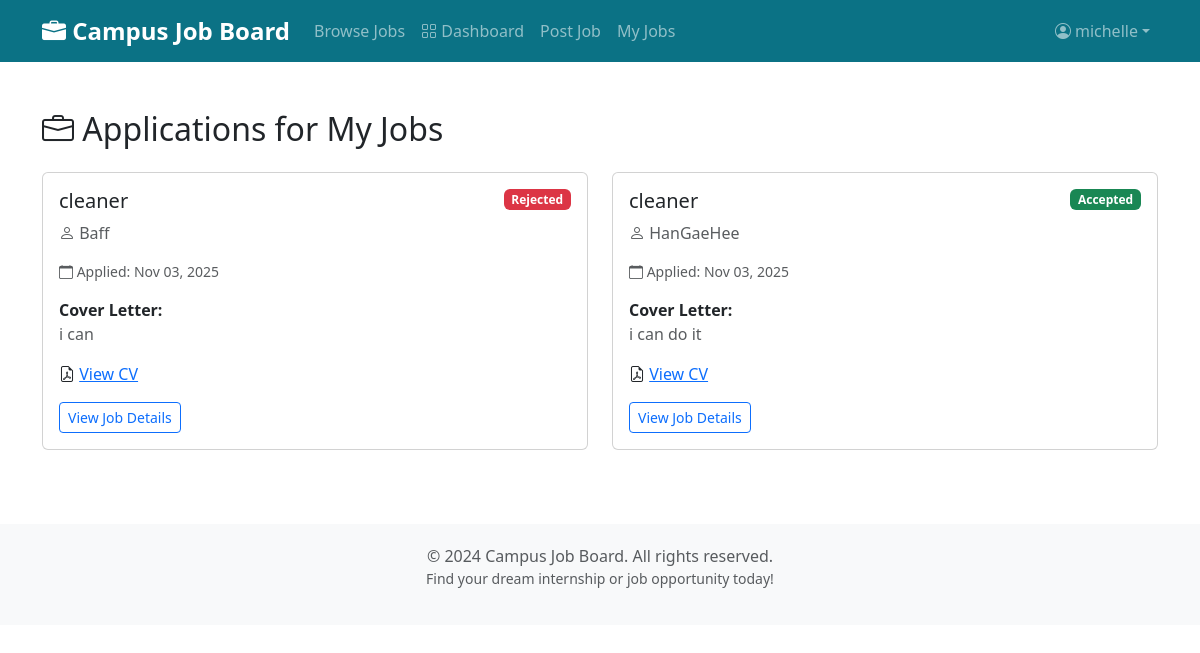
The app's page /my-applications/ (signed in) with its own data.
### users/models.py (models this page shows, shortened)
class CustomUser(AbstractUser):
    is_company = models.BooleanField(
        default=False,
        help_text="Designates whether this user is a company/employer")
    id_document = models.FileField(
        upload_to='user_ids/',
        null=True,
        blank=True,
        help_text='Upload an identification document (image or PDF) for verification')
    institution = models.CharField(
        max_length=255,
        help_text='Enter your school or company name for verification',
        null=True,
        blank=True
    )
    PENDING = 'P'
    VERIFIED = 'V'
    REJECTED = 'R'
    VERIFICATION_STATUS_CHOICES = [
        (PENDING, 'Pending'),
        (VERIFIED, 'Verified'),
        (REJECTED, 'Rejected'),
    ]
    verification_status = models.CharField(
        max_length=1,
        choices=VERIFICATION_STATUS_CHOICES,
        default=PENDING,
        help_text='Status of identity verification')

### jobs/models.py (models this page shows, shortened)
class Application(models.Model):
    PENDING = 'P'
    ACCEPTED = 'A'
    REJECTED = 'R'
    STATUS_CHOICES = [
        (PENDING, 'Pending'),
        (ACCEPTED, 'Accepted'),
        (REJECTED, 'Rejected'),
    ]
    job = models.ForeignKey(JobPost,
                            on_delete=models.CASCADE,
                            related_name='applications')
    applicant = models.ForeignKey(settings.AUTH_USER_MODEL,
                                  on_delete=models.CASCADE,
                                  limit_choices_to={'is_company': False},
                                  related_name='job_applications')
    cover_letter = models.TextField(
        help_text="Why you're interested in this position")
    cv = models.FileField(upload_to='applications/cv/',
                          null=True,
                          blank=True,
                          help_text="Upload your CV/Resume (PDF, DOC, DOCX)")
    transcript = models.FileField(
        upload_to='applications/transcripts/',
        null=True,
        blank=True,
        help_text="Upload your academic transcript (PDF)")
    certificate = models.FileField(
        upload_to='applications/certificates/',
        null=True,
        blank=True,
        help_text="Upload any relevant certificates (PDF)")
    other_document = models.FileField(
        upload_to='applications/other/',
        null=True,
        blank=True,
        help_text="Upload any other supporting document")
    date_applied = models.DateTimeField(default=timezone.now)
    status = models.CharField(max_length=1,
                              choices=STATUS_CHOICES,
                              default=PENDING)
    company_unread = models.BooleanField(
        default=True,
        help_text="Whether the company has an unread notification for this application")
    applicant_unread = models.BooleanField(
        default=False,
        help_text="Whether the applicant has an unread notification for status updates")
    class Meta:
        ordering = ['-date_applied']
        unique_together = [['job', 'applicant']]
        indexes = [
            models.Index(fields=['-date_applied']),
            models.Index(fields=['status']),
        ]

class JobPost(models.Model):
    FULL_TIME = 'FT'
    PART_TIME = 'PT'
    INTERNSHIP = 'INT'
    CONTRACT = 'CON'
    JOB_TYPE_CHOICES = [
        (FULL_TIME, 'Full Time'),
        (PART_TIME, 'Part Time'),
        (INTERNSHIP, 'Internship'),
        (CONTRACT, 'Contract'),
    ]
    IT = 'IT'
    MARKETING = 'MKT'
    FINANCE = 'FIN'
    SALES = 'SLS'
    HR = 'HR'
    ENGINEERING = 'ENG'
    EDUCATION = 'EDU'
    HEALTHCARE = 'HLT'
    MEDIA = 'MED'
    LAW = 'LAW'
    CONSTRUCTION = 'CON'
    CUSTOMER_SERVICE = 'CS'
    ARCHITECTURE = 'ARC'
    ACCOUNTING = 'ACC'
    OTHER = 'OTH'
    CATEGORY_CHOICES = [
        (IT, 'IT & Software'),
        (FINANCE, 'Finance & Accounting'),
        (ACCOUNTING, 'Accounting'),
        (MARKETING, 'Marketing & Sales'),
        (SALES, 'Sales'),
        (EDUCATION, 'Education & Training'),
        (ENGINEERING, 'Engineering'),
        (ARCHITECTURE, 'Architecture'),
        (HEALTHCARE, 'Healthcare & Medicine'),
        (MEDIA, 'Media & Design'),
        (HR, 'Human Resources'),
        (LAW, 'Law & Administration'),
        (CONSTRUCTION, 'Construction & Real Estate'),
        (CUSTOMER_SERVICE, 'Customer Service'),
        (OTHER, 'Others'),
    ]
    CURRENCY_CHOICES = [
        ('USD', 'USD - US Dollar'),
        ('GHS', 'GHS - Ghanaian Cedi'),
        ('EUR', 'EUR - Euro'),
        ('GBP', 'GBP - British Pound'),
        ('NGN', 'NGN - Nigerian Naira'),
        ('KES', 'KES - Kenyan Shilling'),
        ('ZAR', 'ZAR - South African Rand'),
        ('CAD', 'CAD - Canadian Dollar'),
        ('AUD', 'AUD - Australian Dollar'),
    ]
    title = models.CharField(max_length=200)
    company = models.ForeignKey(settings.AUTH_USER_MODEL,
                                on_delete=models.CASCADE,
                                limit_choices_to={'is_company': True},
                                related_name='job_posts')
    description = models.TextField(help_text="Detailed job description")
    requirements = models.TextField(
        help_text="Required qualifications and skills")
    location = models.CharField(max_length=200)
    category = models.CharField(max_length=3,
                                choices=CATEGORY_CHOICES,
                                default=IT)
    job_type = models.CharField(max_length=3,
                                choices=JOB_TYPE_CHOICES,
                                default=FULL_TIME)
    date_posted = models.DateTimeField(default=timezone.now)
    deadline = models.DateField(help_text="Application deadline")
    salary = models.DecimalField(max_digits=10,
                                 decimal_places=2,
                                 null=True,
                                 blank=True,
                                 help_text="Salary range (optional)")
    currency = models.CharField(max_length=3,
                                choices=CURRENCY_CHOICES,
                                default='USD',
                                help_text="Currency for salary")
    image = models.ImageField(
        upload_to='job_images/',
        null=True,
        blank=True,
        help_text="Optional image for the job posting")
    is_approved = models.BooleanField(
        default=False, help_text="Whether this job post is approved by admin")
    class Meta:
        ordering = ['-date_posted']
        indexes = [
            models.Index(fields=['-date_posted']),
            models.Index(fields=['category']),
            models.Index(fields=['job_type']),
        ]

### jobs/views.py (the view, shortened to what this page needs)
# urls.py: path('my-applications/', views.my_applications, name='my_applications'),
@login_required
def my_applications(request):
    if request.user.is_company:
        jobs = JobPost.objects.filter(company=request.user)
        applications = Application.objects.filter(job__in=jobs).select_related(
            'applicant', 'job')
        try:
            Application.objects.filter(job__company=request.user,
                                       company_unread=True).update(
                company_unread=False)
        except Exception:
            pass
    return render(request, 'jobs/my_applications.html',
                  {'applications': applications})

### jobs/context_processors.py (called while the page is built)
def notification_counts(request):
    company_unread = 0
    applicant_unread = 0
    user = getattr(request, 'user', None)
    if user and user.is_authenticated:
        try:
            if getattr(user, 'is_company', False):
                company_unread = Application.objects.filter(
                    job__company=user, company_unread=True).count()
            else:
                applicant_unread = Application.objects.filter(
                    applicant=user, applicant_unread=True).count()
        except Exception:
            company_unread = 0
            applicant_unread = 0
    return {
        'company_unread_count': company_unread,
        'applicant_unread_count': applicant_unread,
    }

### jobs/templates/jobs/my_applications.html (shortened to what this page needs)
{% extends 'base.html' %}
{% block content %}
<h2>
    <i class="bi bi-briefcase"></i>
    {% if user.is_company %}
        Applications for My Jobs
    {% else %}
        My Applications
    {% endif %}
</h2>
{% if applications %}
    <div class="row mt-4">
        {% for application in applications %}
            <div class="col-md-6 mb-4">
                <div class="card">
                    <div class="card-body">
                        <div class="d-flex justify-content-between align-items-start mb-3">
                            <div>
                                <h5 class="card-title">{{ application.job.title }}</h5>
                                <p class="text-muted mb-0">
                                    {% if user.is_company %}
                                        <i class="bi bi-person"></i> {{ application.applicant.username }}
                                    {% else %}
                                        <i class="bi bi-building"></i> {{ application.job.company.username }}
                                    {% endif %}
                                </p>
                            </div>
                            <span class="badge
                                {% if application.status == 'P' %}bg-warning
                                {% elif application.status == 'A' %}bg-success
                                {% else %}bg-danger
                                {% endif %}">
                                {{ application.get_status_display }}
                            </span>
                        </div>
                        <p class="text-muted small mb-3">
                            <i class="bi bi-calendar"></i> Applied: {{ application.date_applied|date:"M d, Y" }}
                        </p>
                        <div class="mb-3">
                            <strong>Cover Letter:</strong>
                            <p class="text-muted">{{ application.cover_letter|truncatewords:30 }}</p>
                        </div>
                        {% if user.is_company %}
                            {% if application.cv %}
                            <p class="mb-2">
                                <i class="bi bi-file-earmark-pdf"></i> <a href="{{ application.cv.url }}" target="_blank">View CV</a>
                            </p>
                            {% endif %}
                        {% else %}
                            {% if application.cv %}
                            <p class="small text-muted"><i class="bi bi-paperclip"></i> CV attached</p>
                            {% endif %}
                        {% endif %}
                        <a href="{% url 'jobs:view_application' application.pk %}" class="btn btn-outline-primary btn-sm mt-2">
                            View Job Details
                        </a>
                    </div>
                </div>
            </div>
        {% endfor %}
    </div>
{% endif %}
{% endblock %}

### templates/base.html (shortened to what this page needs)
<!DOCTYPE html>
<html lang="en">
<head>
    <link href="https://cdn.jsdelivr.net/npm/bootstrap@5.3.0/dist/css/bootstrap.min.css" rel="stylesheet">
    <link rel="stylesheet" href="https://cdn.jsdelivr.net/npm/bootstrap-icons@1.10.0/font/bootstrap-icons.css">
</head>
<body>
    <nav class="navbar navbar-expand-lg navbar-dark bg-primary">
        <div class="container">
            <a class="navbar-brand" href="{% url 'jobs:job_list' %}">
                <i class="bi bi-briefcase-fill"></i> Campus Job Board
            </a>
            <div class="collapse navbar-collapse" id="navbarNav">
                <ul class="navbar-nav me-auto">
                    <li class="nav-item">
                        <a class="nav-link" href="{% url 'jobs:job_list' %}">Browse Jobs</a>
                    </li>
                    {% if user.is_authenticated %}
                    {% if user.is_superuser %}
                    <li class="nav-item">
                        <a class="nav-link" href="{% url 'jobs:admin_dashboard' %}">
                            <i class="bi bi-speedometer2"></i> Admin Dashboard
                        </a>
                    </li>
                    {% elif user.is_company %}
                    <li class="nav-item">
                        <a class="nav-link" href="{% url 'jobs:company_dashboard' %}">
                            <i class="bi bi-grid"></i> Dashboard
                        </a>
                    </li>
                    <li class="nav-item">
                        <a class="nav-link" href="{% url 'jobs:create_job' %}">Post Job</a>
                    </li>
                    <li class="nav-item">
                        <a class="nav-link" href="{% url 'jobs:my_jobs' %}">My Jobs</a>
                    </li>
                    {% endif %}
                    {% endif %}
                </ul>
                <ul class="navbar-nav">
                    {% if user.is_authenticated %}
                    <li class="nav-item dropdown">
                        <a class="nav-link dropdown-toggle d-flex align-items-center" href="#" role="button" data-bs-toggle="dropdown">
                            <i class="bi bi-person-circle me-1"></i> {{ user.username }}
                        </a>
                    </li>
                    {% endif %}
                </ul>
            </div>
        </div>
    </nav>
    <main class="container my-5">
        {% block content %}
        {% endblock %}
    </main>
    <footer class="text-center text-muted">
        <div class="container">
            <p class="mb-0">&copy; 2024 Campus Job Board. All rights reserved.</p>
            <p class="small">Find your dream internship or job opportunity today!</p>
        </div>
    </footer>
</body>
</html>

### templates/base.html (style rules this page uses)
:root { --bs-primary: #0b7285; --bs-primary-rgb: 11,114,133; }
.navbar-brand { font-weight: bold; font-size: 1.5rem; }
footer { margin-top: 50px; padding: 20px 0; background-color: #f8f9fa; }

### records on screen
CustomUser: username "michelle"
Application: job "cleaner", applicant.username "Baff", status "Rejected", date_applied "Nov 03, 2025", cover_letter "i can"
Application: job "cleaner", applicant.username "HanGaeHee", status "Accepted", date_applied "Nov 03, 2025", cover_letter "i can do it"
